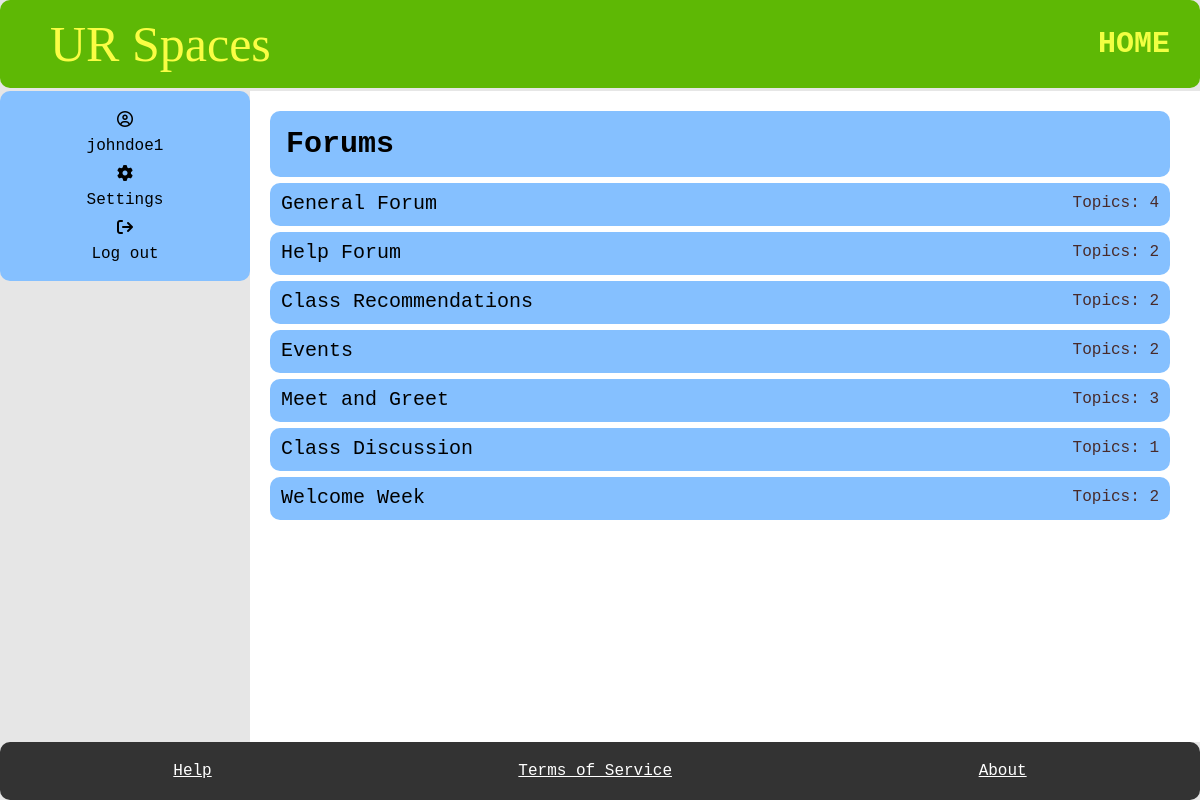
The app's page /index/ (signed in) with its own data.
### myapp/models.py (models this page shows, shortened)
class SubForum(models.Model):
    sub_name = models.CharField(max_length=100)
    slug = models.SlugField(max_length=400, unique=True, blank=True)
    def get_url(self):
        return reverse("subforum", kwargs={
            "slug":self.slug
        })
    @property
    def num_posts(self):
        return Posts.objects.filter(SubForum_ID = self, User_ID__banned =False).count()

### myapp/views.py (the view)
# urls.py: path("index/", index, name="index"),
@login_required
def index(request):
    sub = SubForum.objects.all()
    return render(request, "index.html", {"indexs": sub})

### myapp/templates/index.html
{% extends 'base.html' %}
{% block title %}
<h1>HOME</h1>
{% endblock %}
{% block content %}
    <main>
        <section class="forums">
        <div class="forum-item">
            <h2> Forums </h2>
        </div>
        {% for field in indexs %}
        <div class="forum-item">
          <a href="{{field.get_url}}" > {{ field.sub_name }} </a>
          <span> Topics:  {{field.num_posts}} </span>
        </div>
        {% endfor %}
      </section>
    </main>
    {% endblock %}

### myapp/templates/base.html (shortened to what this page needs)
{%load static%}
<!DOCTYPE html>
<html lang="en">
    <head>
        <link rel="stylesheet" href="{%static 'style.css' %}"/>
    </head>
  <body>
    <div id="container">
        <header>
          <a href="{% url 'index' %}" class="title">UR Spaces</a>
          {% block title %}
          {% endblock %}
        </header>
        <aside id="aside">
          <div class="user-panel">
            <i class="fa-regular fa-circle-user"></i><a href="{% url 'profile' %}"> {{request.user.username}} </a>
            {% if request.user.is_staff%}
            <i class="fa-solid fa-file-lines"></i><a href="{% url 'report' %}"> Reports </a>
            {%else%}
            <i class="fa-solid fa-gear"></i><a href="{% url 'setting' %}"> Settings </a>
            {% endif %}
            <i class="fa-solid fa-arrow-right-from-bracket"></i><a href="{% url 'logout' %}">Log out </a>
          </div>
        </aside>
    {% block content %}
    {% endblock %}
    <footer>
        <a href="{% url 'help' %}" id="footer_link">Help</a>
        <a href="{% url 'service' %}" id="footer_link">Terms of Service</a>
        <a href="{% url 'about' %}" id="footer_link">About</a>
      </footer>
    </div>
  </body>
</html>

### myapp/static/style.css (style rules this page uses)
body { font-family: monospace; font-size: 16px; background-color: #e6e6e6; margin: 0; padding: 0; }
#container { display: grid; grid-template-areas: "header header" ". ." "aside main" "footer footer"; grid-template-rows: auto 3px 1fr auto; grid-template-columns: 250px 1fr; min-height: 100vh; }
header { grid-area: header; display: flex; justify-content: space-between; align-items: center; padding: 15px 30px; background-color: #5eb805; border-radius: 10px; position: relative; }
header .title { font-size: 50px; color: #f2ff42; text-decoration: none; font-family: 'Brush Script MT', Brush Script Std, cursive; position: relative; left: 20px; }
header h1 { font-size: 30px; margin: 0; color: #f2ff42 }
#aside { grid-area: aside; padding: 20px 20px; background-color: #85c0ff; height: 150px; display: flex; flex-direction: column; align-items: center; gap: 10px; border-radius: 10px; }
.user-panel { width: 100%; display: flex; flex-direction: column; align-items: center; gap: 10px; }
main { grid-area: main; background-color: white; padding: 20px; padding-right: 30px; }
.forums h2 { font-size: 30px; margin-bottom: 15px; margin-top: 15px; margin-left: 15px; }
.forum-item { display: flex; justify-content: space-between; background-color: #85c0ff; border-radius: 10px; padding: 1px; }
.forums { display: flex; flex-direction: column; gap: 6px; }
.forums a { display: block; font-size: 20px; text-decoration: none; color: #333; margin-bottom: 10px; margin-top: 8px; margin-left: 10px; }
.forums span { font-size: 16px; color: rgb(72, 42, 42); margin-bottom: 10px; margin-top: 10px; margin-right: 10px; }
footer { grid-area: footer; background-color: #333; padding: 20px; display: flex; justify-content: space-around; border-radius: 10px; }
#footer_link { color: white; text-decoration: underline;; font-size: 16px; }
a:link { color: #000000; text-decoration: none; }
a.title:link { text-decoration: none; color: #fafd44; }

### records on screen
SubForum: sub_name "General Forum", num_posts "4"
SubForum: sub_name "Help Forum", num_posts "2"
SubForum: sub_name "Class Recommendations", num_posts "2"
SubForum: sub_name "Events", num_posts "2"
SubForum: sub_name "Meet and Greet", num_posts "3"
SubForum: sub_name "Class Discussion", num_posts "1"
SubForum: sub_name "Welcome Week", num_posts "2"

### other values on screen
{{ request.user.username }} "johndoe1"
